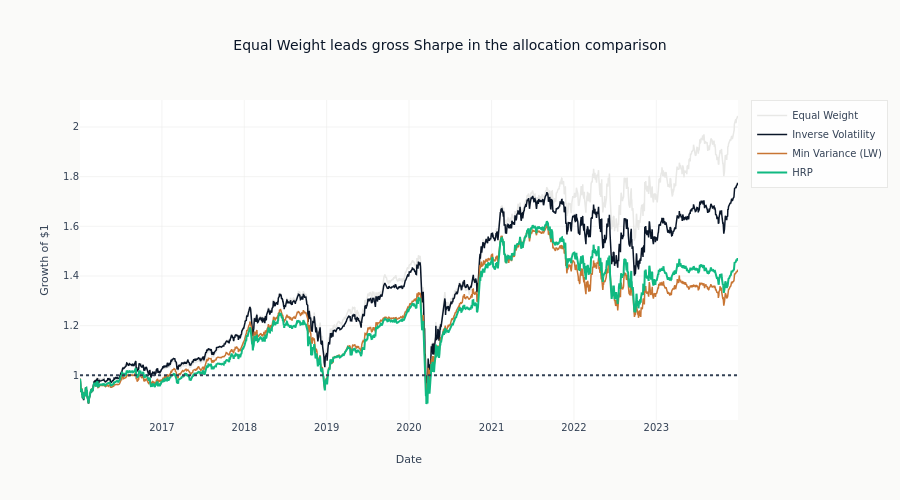

Notebook source saved alongside this figure:
### Code cell
# Equity curves
cumulative = (1 + portfolio_returns).cumprod()

fig = go.Figure()

for col, color in zip(
    cumulative.columns,
    [COLORS["silver_muted"], COLORS["blue"], COLORS["copper"], COLORS["positive"]],
    strict=False,
):
    fig.add_trace(
        go.Scatter(
            x=cumulative.index,
            y=cumulative[col],
            mode="lines",
            name=col,
            line=dict(color=color, width=2 if col == "HRP" else 1.5),
        )
    )

fig.add_hline(y=1.0, line_dash="dot", line_color=COLORS["neutral"])

best_method = metrics_df.loc[metrics_df["Sharpe Ratio"].idxmax(), "Method"]

fig.update_layout(
    title=f"{best_method} leads gross Sharpe in the allocation comparison",
    xaxis_title="Date",
    yaxis_title="Growth of $1",
    height=500,
)
fig.show()

### Figure 1 — Plotly figure (JSON) as saved in the notebook; plotly's stock layout.template omitted (floating-point values rounded to 4 significant figures; data arrays with more than 128 entries replaced by an {"elided": "..."} marker saying what was removed)
{"data": [{"line": {"color": "#e8e8e6", "width": 1.5}, "mode": "lines", "name": "Equal Weight", "type": "scatter", "x": {"elided": "2012 str values"}, "y": {"elided": "2012 float values"}}, {"line": {"color": "#0a1628", "width": 1.5}, "mode": "lines", "name": "Inverse Volatility", "type": "scatter", "x": {"elided": "2012 str values"}, "y": {"elided": "2012 float values"}}, {"line": {"color": "#C87533", "width": 1.5}, "mode": "lines", "name": "Min Variance (LW)", "type": "scatter", "x": {"elided": "2012 str values"}, "y": {"elided": "2012 float values"}}, {"line": {"color": "#10b981", "width": 2}, "mode": "lines", "name": "HRP", "type": "scatter", "x": {"elided": "2012 str values"}, "y": {"elided": "2012 float values"}}], "layout": {"height": 500, "shapes": [{"line": {"color": "#334155", "dash": "dot"}, "type": "line", "x0": 0, "x1": 1, "xref": "x domain", "y0": 1.0, "y1": 1.0, "yref": "y"}], "title": {"text": "Equal Weight leads gross Sharpe in the allocation comparison"}, "xaxis": {"title": {"text": "Date"}}, "yaxis": {"title": {"text": "Growth of $1"}}}}
